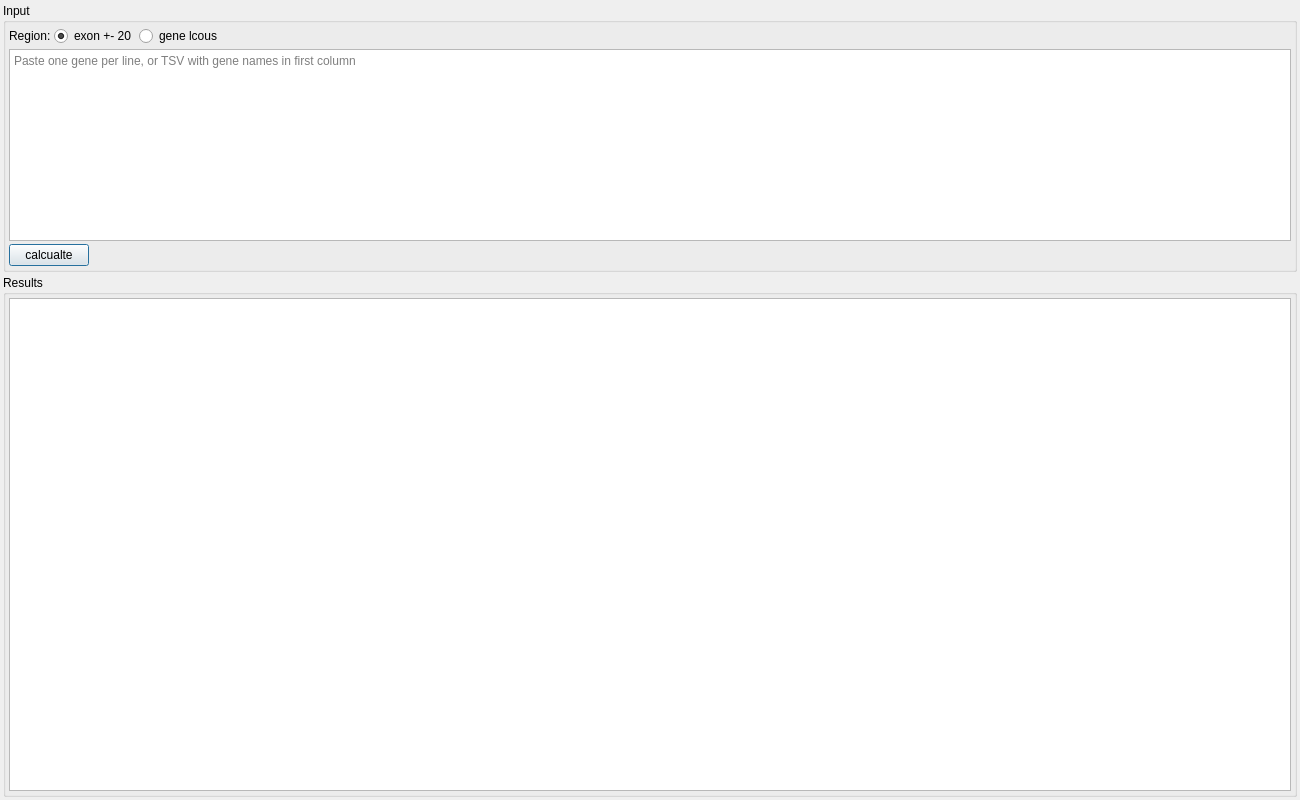
<?xml version="1.0" encoding="UTF-8"?>
<ui version="4.0">
 <class>GeneInterpretabilityDialog</class>
 <widget class="QDialog" name="GeneInterpretabilityDialog">
  <property name="geometry">
   <rect>
    <x>0</x>
    <y>0</y>
    <width>1300</width>
    <height>800</height>
   </rect>
  </property>
  <property name="minimumSize">
   <size>
    <width>1300</width>
    <height>800</height>
   </size>
  </property>
  <property name="windowTitle">
   <string>Dialog</string>
  </property>
  <layout class="QVBoxLayout" name="verticalLayout" stretch="0,1">
   <property name="spacing">
    <number>3</number>
   </property>
   <property name="leftMargin">
    <number>3</number>
   </property>
   <property name="topMargin">
    <number>3</number>
   </property>
   <property name="rightMargin">
    <number>3</number>
   </property>
   <property name="bottomMargin">
    <number>3</number>
   </property>
   <item>
    <widget class="QGroupBox" name="groupBox">
     <property name="title">
      <string>Input</string>
     </property>
     <property name="flat">
      <bool>true</bool>
     </property>
     <layout class="QGridLayout" name="gridLayout">
      <property name="leftMargin">
       <number>3</number>
      </property>
      <property name="topMargin">
       <number>3</number>
      </property>
      <property name="rightMargin">
       <number>3</number>
      </property>
      <property name="bottomMargin">
       <number>3</number>
      </property>
      <property name="spacing">
       <number>3</number>
      </property>
      <item row="1" column="0">
       <widget class="QLabel" name="label_2">
        <property name="text">
         <string>Region:</string>
        </property>
       </widget>
      </item>
      <item row="1" column="3">
       <spacer name="horizontalSpacer">
        <property name="orientation">
         <enum>Qt::Horizontal</enum>
        </property>
        <property name="sizeHint" stdset="0">
         <size>
          <width>40</width>
          <height>20</height>
         </size>
        </property>
       </spacer>
      </item>
      <item row="3" column="0" colspan="4">
       <layout class="QHBoxLayout" name="horizontalLayout_2">
        <item>
         <widget class="QPushButton" name="calcualte_btn">
          <property name="text">
           <string>calcualte</string>
          </property>
         </widget>
        </item>
        <item>
         <spacer name="horizontalSpacer_2">
          <property name="orientation">
           <enum>Qt::Horizontal</enum>
          </property>
          <property name="sizeHint" stdset="0">
           <size>
            <width>40</width>
            <height>20</height>
           </size>
          </property>
         </spacer>
        </item>
       </layout>
      </item>
      <item row="1" column="2">
       <widget class="QRadioButton" name="reg_locus">
        <property name="text">
         <string>gene lcous</string>
        </property>
        <attribute name="buttonGroup">
         <string notr="true">buttonGroup</string>
        </attribute>
       </widget>
      </item>
      <item row="1" column="1">
       <widget class="QRadioButton" name="reg_exon_splice">
        <property name="text">
         <string>exon +- 20</string>
        </property>
        <property name="checked">
         <bool>true</bool>
        </property>
        <attribute name="buttonGroup">
         <string notr="true">buttonGroup</string>
        </attribute>
       </widget>
      </item>
      <item row="2" column="0" colspan="4">
       <widget class="QPlainTextEdit" name="input">
        <property name="maximumSize">
         <size>
          <width>16777215</width>
          <height>200</height>
         </size>
        </property>
        <property name="lineWrapMode">
         <enum>QPlainTextEdit::NoWrap</enum>
        </property>
        <property name="placeholderText">
         <string>Paste one gene per line, or TSV with gene names in first column</string>
        </property>
       </widget>
      </item>
     </layout>
    </widget>
   </item>
   <item>
    <widget class="QGroupBox" name="groupBox_2">
     <property name="title">
      <string>Results</string>
     </property>
     <property name="flat">
      <bool>true</bool>
     </property>
     <layout class="QHBoxLayout" name="horizontalLayout">
      <property name="spacing">
       <number>3</number>
      </property>
      <property name="leftMargin">
       <number>3</number>
      </property>
      <property name="topMargin">
       <number>3</number>
      </property>
      <property name="rightMargin">
       <number>3</number>
      </property>
      <property name="bottomMargin">
       <number>3</number>
      </property>
      <item>
       <widget class="QTableWidget" name="table"/>
      </item>
     </layout>
    </widget>
   </item>
  </layout>
 </widget>
 <resources/>
 <connections/>
 <buttongroups>
  <buttongroup name="buttonGroup"/>
 </buttongroups>
</ui>
